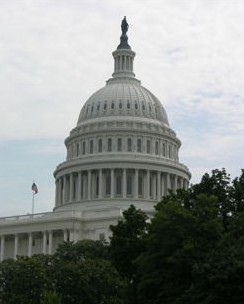
#> input picture blur/blur.jpeg, 244 x 304 px
$ python box_blur.py
#> lines starting #> are read from the running program, lines starting #| are printed output that depends on the picture
#> further down, image is the input picture: shape (304, 244, 3); mean R, G, B 137.4, 141.7, 138.6
### blur/blur.py
from PIL import Image
import numpy as np
import matplotlib.pyplot as plt
def convert(input_image, kernel):
    ht = input_image.shape[0]
#> ht = 304
    wid = input_image.shape[1]
#> wid = 244
    channel = input_image.shape[2]
#> channel = 3

    # Middle of the kernel
    offset = len(kernel) // 2

    # Create empty output array
    output_image = np.empty((ht,wid,channel))

    # Compute convolution between value and kernels
    for x in range(offset, ht - offset):
        for y in range(offset, wid - offset):
            acc = [0] * channel

            for a in range(len(kernel)):
                for b in range(len(kernel)):
                    xn = x + a - offset
                    yn = y + b - offset
                    value = input_image[xn][yn]
                    for c in  range(channel):
                        acc[c] += value[c] * kernel[a][b]

            for c in  range(channel):
                output_image[x][y][c] = acc[c]
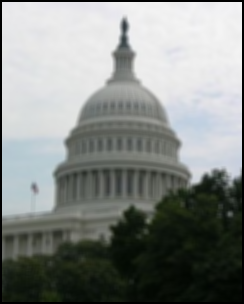
#> output_image: shape (304, 244, 3) float64; mean R, G, B 133.2, 137.4, 134.5
    return output_image

### blur/box_blur.py
from PIL import Image
import numpy as np
import matplotlib.pyplot as plt
from blur import convert
# Box Blur kernel
box_kernel = [[1 / 25, 1 / 25, 1 / 25, 1 / 25, 1 / 25],
              [1 / 25, 1 / 25, 1 / 25, 1 / 25, 1 / 25],
              [1 / 25, 1 / 25, 1 / 25, 1 / 25, 1 / 25],
              [1 / 25, 1 / 25, 1 / 25, 1 / 25, 1 / 25],
              [1 / 25, 1 / 25, 1 / 25, 1 / 25, 1 / 25]]
image = np.array(Image.open("blur.jpeg"))
box_blur = Image.fromarray(np.uint8(convert(image, box_kernel)))
box_blur.save("box_blur.png")
